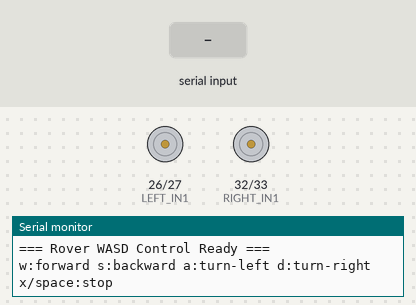
A sketch run on a simulated ESP32. On the bench: motor-driver pin pairs drawn as motors (green arrow = first pin HIGH = forward, orange = second pin HIGH = backward, longer = more drive), the last lines printed to the serial monitor. Inputs (shaded band) come from the test bench.

Above: at 1.2 s.
1.3 s: "w\n" received over Serial
At 1.45 s:
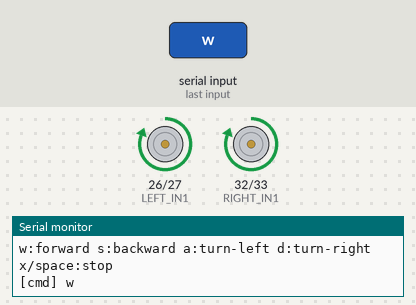
3.1 s: "s\n" received over Serial
At 3.25 s:
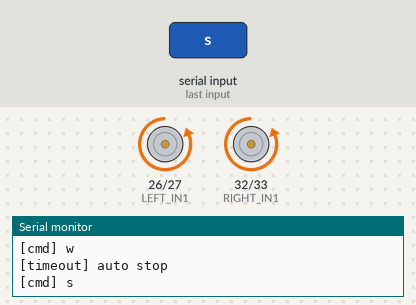
4.9 s: "a\n" received over Serial
At 5.05 s:
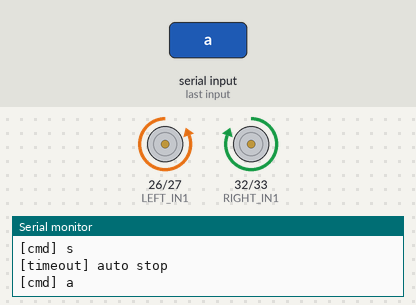
6.7 s: "d\n" received over Serial
At 6.85 s:
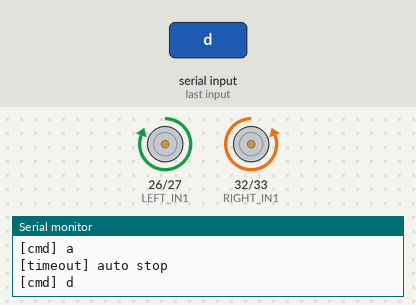
Timing chart, 0 to 9.5 s (numbered marks = the images above; inputs shaded):
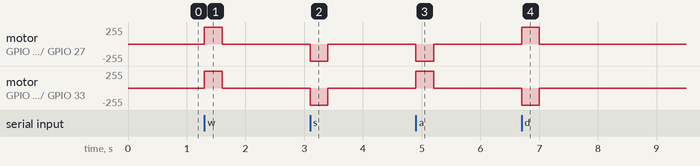

Measured:
- after the input at 1.3 s, motor on GPIO 26 (LEFT_IN1) / GPIO 27 (LEFT_IN2), motor on GPIO 32 (RIGHT_IN1) / GPIO 33 (RIGHT_IN2): stopped → forward 255/255 at once, → stopped 0.30 s later
- after the input at 3.1 s, motor on GPIO 26 (LEFT_IN1) / GPIO 27 (LEFT_IN2), motor on GPIO 32 (RIGHT_IN1) / GPIO 33 (RIGHT_IN2): stopped → backward 255/255 at once, → stopped 0.30 s later
- after the input at 4.9 s, motor on GPIO 26 (LEFT_IN1) / GPIO 27 (LEFT_IN2): stopped → backward 255/255 at once, → stopped 0.30 s later; motor on GPIO 32 (RIGHT_IN1) / GPIO 33 (RIGHT_IN2): stopped → forward 255/255 at once, → stopped 0.30 s later
- after the input at 6.7 s, motor on GPIO 26 (LEFT_IN1) / GPIO 27 (LEFT_IN2): stopped → forward 255/255 at once, → stopped 0.30 s later; motor on GPIO 32 (RIGHT_IN1) / GPIO 33 (RIGHT_IN2): stopped → backward 255/255 at once, → stopped 0.30 s later

The sketch:

motor_sample.ino
```cpp
/*
  二輪ローバー WASDキー操作 (ESP32 + TB67H450モータードライバ x2)
  --------------------------------------------------------------------------
  ・PCとUSBシリアル接続したまま、PC側から送られてくる 'w' 'a' 's' 'd' の1文字コマンドを受信して左右のモータを制御する。
  ・TB67H450FNG を、左モータ用・右モータ用として合計2個使用する想定。
  ・IN1/IN2の組み合わせによる制御方式
        IN1   IN2   動作
        H     L     正転 (Forward)
        L     H     逆転 (Reverse)
        L     L     停止
        H     H     ブレーキ (ショートブレーキ)

  【配線】
    左モータドライバ  IN1 -> GPIO26 , IN2 -> GPIO27
    右モータドライバ  IN1 -> GPIO32 , IN2 -> GPIO33

  【操作方法】
    w : 前進   s : 後退
    a : その場左旋回   d : その場右旋回
    x or 半角スペース : 停止

  【機能】
    一定時間（COMMAND_TIMEOUT_MS）新しいコマンドを受信しない場合は自動的に停止する（USB切断やPC側の異常停止に備える）。
    PC側は、キーを押し続けている間は同じ文字を一定間隔（100ms毎）で送り続ける。
*/

// ----- ピン設定（配線に合わせて変更） -----
const int LEFT_IN1  = 26;
const int LEFT_IN2  = 27;
const int RIGHT_IN1 = 32;
const int RIGHT_IN2 = 33;

// ----- 安全タイムアウト -----
const unsigned long COMMAND_TIMEOUT_MS = 300; // これを超えて無入力なら自動停止
unsigned long lastCommandMillis = 0; // 最後のコマンド受信からの経過時間

// 現在の走行状態（デバッグ表示用）
char currentCommand = 'x';

void setup() {
  Serial.begin(115200);

  pinMode(LEFT_IN1, OUTPUT);
  pinMode(LEFT_IN2, OUTPUT);
  pinMode(RIGHT_IN1, OUTPUT);
  pinMode(RIGHT_IN2, OUTPUT);

  stopMotors(); // モーター停止

  Serial.println("=== Rover WASD Control Ready ===");
  Serial.println("w:forward s:backward a:turn-left d:turn-right x/space:stop");
}

void loop() {
  // シリアル受信バッファに届いている文字を全部処理する
  while (Serial.available() > 0) {
    char c = Serial.read();
    handleCommand(c);
  }

  // 一定時間コマンドが来なければ安全のため自動停止
  if (currentCommand != 'x' && (millis() - lastCommandMillis) > COMMAND_TIMEOUT_MS) {
    stopMotors();
    currentCommand = 'x';
    Serial.println("[timeout] auto stop");
  }
}

void handleCommand(char c) {
  // 改行やCRは無視
  if (c == '\n' || c == '\r') {
    return;
  }

  lastCommandMillis = millis();

  switch (c) {
    case 'w': case 'W':
      forward();
      currentCommand = 'w';
      break;
    case 's': case 'S':
      backward();
      currentCommand = 's';
      break;
    case 'a': case 'A':
      turnLeft();
      currentCommand = 'a';
      break;
    case 'd': case 'D':
      turnRight();
      currentCommand = 'd';
      break;
    case 'x': case 'X': case ' ':
      stopMotors();
      currentCommand = 'x';
      break;
    default:
      // 未対応の文字は無視（コマンド継続時間だけは更新済み）
      return;
  }

  Serial.print("[cmd] ");
  Serial.println(c);
}

// ----- 個別モータ制御 -----
void setLeftMotor(bool in1, bool in2) {
  digitalWrite(LEFT_IN1, in1 ? HIGH : LOW);
  digitalWrite(LEFT_IN2, in2 ? HIGH : LOW);
}

void setRightMotor(bool in1, bool in2) {
  digitalWrite(RIGHT_IN1, in1 ? HIGH : LOW);
  digitalWrite(RIGHT_IN2, in2 ? HIGH : LOW);
}

// ----- 走行パターン -----
void forward() {
  setLeftMotor(HIGH, LOW);   // 左モータ 正転
  setRightMotor(HIGH, LOW);  // 右モータ 正転
}

void backward() {
  setLeftMotor(LOW, HIGH);   // 左モータ 逆転
  setRightMotor(LOW, HIGH);  // 右モータ 逆転
}

void turnLeft() {
  // その場旋回: 左モータ逆転、右モータ正転
  setLeftMotor(LOW, HIGH);
  setRightMotor(HIGH, LOW);
}

void turnRight() {
  // その場旋回: 左モータ正転、右モータ逆転
  setLeftMotor(HIGH, LOW);
  setRightMotor(LOW, HIGH);
}

void stopMotors() {
  // 停止（IN1=IN2=LOW）
  setLeftMotor(LOW, LOW);
  setRightMotor(LOW, LOW);
}
```
